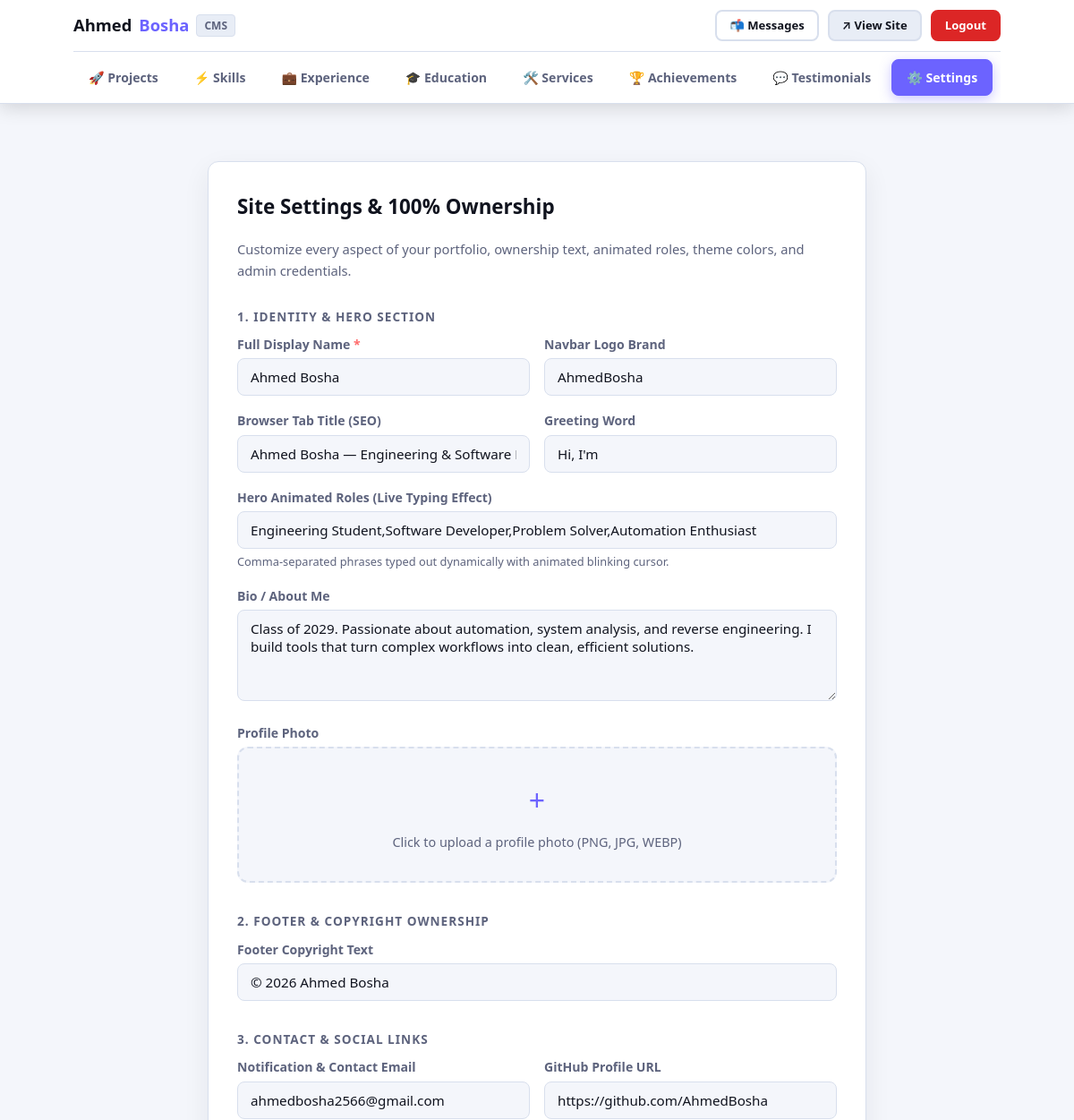
The app's page /admin/settings (signed in, upper part), older data.
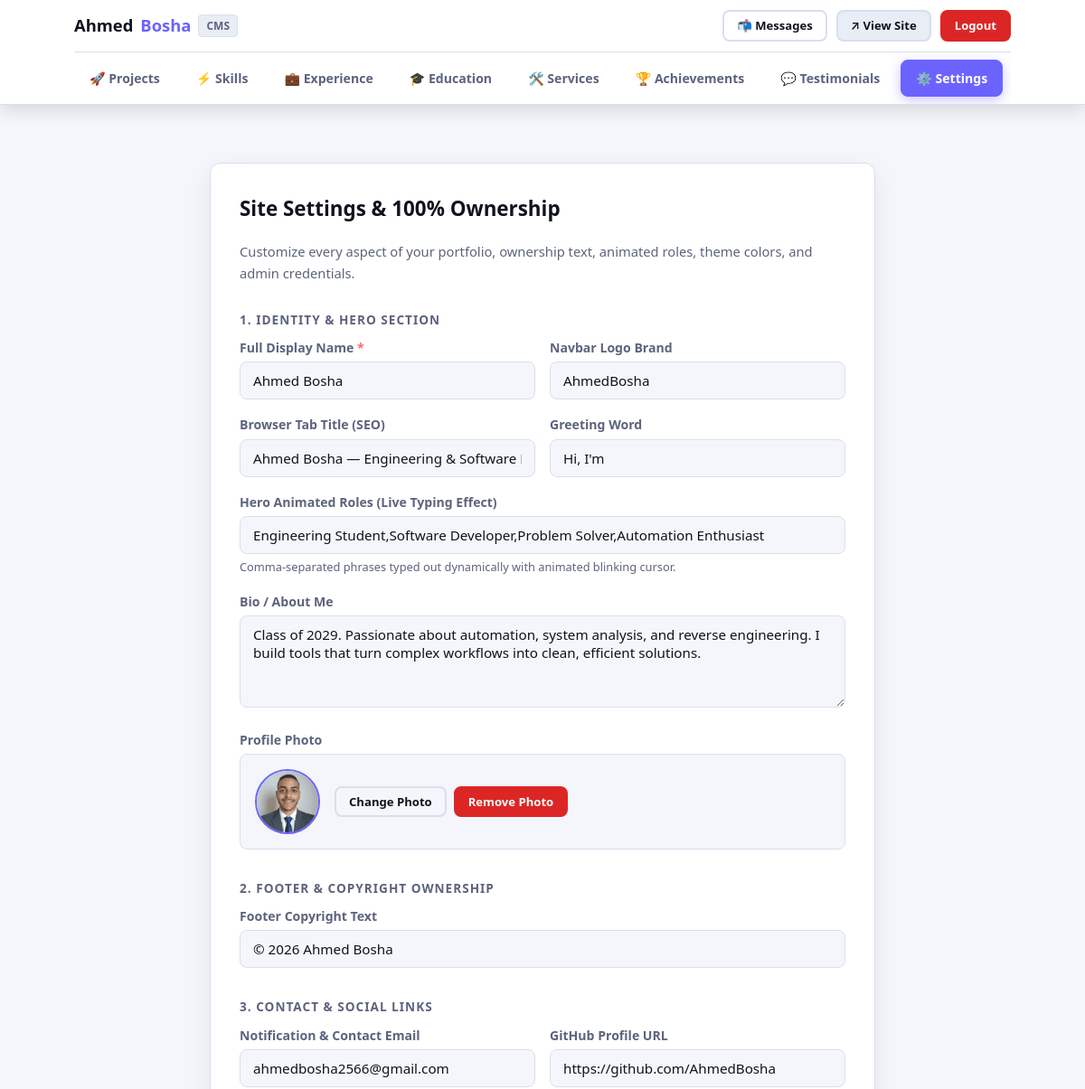
The same page, newer data.
### tables this page shows
CREATE TABLE site_settings (
            id              INTEGER PRIMARY KEY CHECK (id = 1),
            name            TEXT    DEFAULT 'Ahmed Bosha',
            greeting        TEXT    DEFAULT 'Hi, I''m',
            tagline         TEXT    DEFAULT 'Engineering Student & Software Developer',
            typing_texts    TEXT    DEFAULT 'Engineering Student,Software Developer,Problem Solver,Automation Enthusiast',
            bio             TEXT    DEFAULT 'Class of 2029. Passionate about automation, system analysis, and reverse engineering. I build tools that turn complex workflows into clean, efficient solutions.',
            profile_photo   TEXT,
            email           TEXT    DEFAULT 'ahmedbosha2566@gmail.com',
            github_url      TEXT    DEFAULT 'https://github.com/AhmedBosha',
            linkedin_url    TEXT,
            twitter_url     TEXT,
            resume_url      TEXT,
            color_primary   TEXT    DEFAULT '#6c63ff',
            color_accent    TEXT    DEFAULT '#ff6b6b',
            color_bg        TEXT    DEFAULT '#0c0c12',
            color_surface   TEXT    DEFAULT '#161622',
            color_text      TEXT    DEFAULT '#f0f0f8'
        , logo_text TEXT DEFAULT 'AhmedBosha', site_title TEXT DEFAULT 'Ahmed Bosha — Engineering & Software Portfolio', footer_text TEXT DEFAULT '© 2026 Ahmed Bosha', admin_user TEXT DEFAULT 'admin', admin_pass_hash TEXT);

### app.py (the view, shortened to what this page needs)
@app.route("/admin/settings", methods=["GET", "POST"])
@login_required
def admin_settings():
    db = get_db()
    settings = get_settings(db)
    return render_template("admin/settings.html", settings=get_settings(db))

### app.py (called while the page is built)
def get_db():
    if "db" not in g:
        g.db = sqlite3.connect(DATABASE)
        g.db.row_factory = sqlite3.Row
        g.db.execute("PRAGMA foreign_keys = ON")
    return g.db

def get_settings(db=None):
    if db is None:
        db = get_db()
    return db.execute("SELECT * FROM site_settings WHERE id = 1").fetchone()

@app.context_processor
def inject_globals():
    try:
        settings = get_settings()
        unread = get_db().execute(
            "SELECT COUNT(*) FROM messages WHERE is_read = 0"
        ).fetchone()[0]
    except Exception:
        settings = None
        unread = 0
    return dict(settings=settings, unread_count=unread)

def login_required(view):
    @functools.wraps(view)
    def wrapped(**kwargs):
        if not session.get("admin_logged_in"):
            flash("Please log in to access the dashboard.", "warning")
            return redirect(url_for("admin_login"))
        return view(**kwargs)
    return wrapped

### templates/admin/settings.html (shortened to what the changed rows need)
{% extends "base.html" %}
{% block body %}
{% set active_tab = 'settings' %}
<main class="admin-main">
    <div class="container" style="max-width:800px;">
        <div class="form-card">
            <h2 class="form-card__title">Site Settings &amp; 100% Ownership</h2>
            <form method="POST" action="{{ url_for('admin_settings') }}" enctype="multipart/form-data">
                <div class="form-row">
                    <div class="form-group">
                        <label class="form-label" for="name">Full Display Name <span class="required">*</span></label>
                        <input class="form-input" type="text" id="name" name="name"
                               value="{{ settings.name or '' }}" placeholder="e.g. Ahmed Bosha" required>
                    </div>
                    <div class="form-group">
                        <label class="form-label" for="logo_text">Navbar Logo Brand</label>
                        <input class="form-input" type="text" id="logo_text" name="logo_text"
                               value="{{ settings.logo_text or '' }}" placeholder="e.g. AhmedBosha">
                    </div>
                </div>
                <div class="form-row">
                    <div class="form-group">
                        <label class="form-label" for="site_title">Browser Tab Title (SEO)</label>
                        <input class="form-input" type="text" id="site_title" name="site_title"
                               value="{{ settings.site_title or '' }}" placeholder="e.g. Ahmed Bosha — Engineering &amp; Software Portfolio">
                    </div>
                    <div class="form-group">
                        <label class="form-label" for="greeting">Greeting Word</label>
                        <input class="form-input" type="text" id="greeting" name="greeting"
                               value="{{ settings.greeting or '' }}" placeholder="e.g. Hi, I'm / Welcome, I'm">
                    </div>
                </div>
                <div class="form-group">
                    <label class="form-label" for="typing_texts">Hero Animated Roles (Live Typing Effect)</label>
                    <input class="form-input" type="text" id="typing_texts" name="typing_texts"
                           value="{{ settings.typing_texts or '' }}"
                           placeholder="Engineering Student,Software Developer,Problem Solver,Automation Enthusiast">
                    <p class="form-hint">Comma-separated phrases typed out dynamically with animated blinking cursor.</p>
                </div>
                <div class="form-group">
                    <label class="form-label" for="bio">Bio / About Me</label>
                    <textarea class="form-input form-textarea" id="bio" name="bio" rows="4"
                              placeholder="Tell visitors and recruiters about your engineering journey...">{{ settings.bio or '' }}</textarea>
                </div>
                <div class="form-group">
                    {% if settings.profile_photo %}
                    <div class="photo-preview">
                        <img src="{{ url_for('static', filename='uploads/' + settings.profile_photo) }}"
                             alt="Current profile photo" class="photo-preview__img">
                        <div class="photo-preview__actions">
                            <label class="btn btn--sm btn--outline" for="profile_photo">Change Photo</label>
                            <label class="btn btn--sm btn--danger">
                                Remove Photo
                            </label>
                        </div>
                    </div>
                    {% else %}
                    <label class="photo-upload__label" for="profile_photo">
                        <span class="photo-upload__icon">+</span>
                        <span class="photo-upload__text">Click to upload a profile photo (PNG, JPG, WEBP)</span>
                    </label>
                    {% endif %}
                </div>
                <div class="form-group">
                    <label class="form-label" for="footer_text">Footer Copyright Text</label>
                    <input class="form-input" type="text" id="footer_text" name="footer_text"
                           value="{{ settings.footer_text or '© 2026 Ahmed Bosha' }}"
                           placeholder="e.g. © 2026 Ahmed Bosha">
                </div>
                <div class="form-row">
                    <div class="form-group">
                        <label class="form-label" for="email">Notification &amp; Contact Email</label>
                        <input class="form-input" type="email" id="email" name="email"
                               value="{{ settings.email or '' }}" placeholder="you@example.com">
                    </div>
                    <div class="form-group">
                        <label class="form-label" for="github_url">GitHub Profile URL</label>
                        <input class="form-input" type="url" id="github_url" name="github_url"
                               value="{{ settings.github_url or '' }}" placeholder="https://github.com/username">
                    </div>
                </div>
            </form>
        </div>
    </div>
</main>
{% endblock %}

Row changes from the older to the newer data that the page shows:
changed site_settings "Ahmed Bosha": profile_photo empty → "profile_013e2965.png" (drawn); profile_photo: picture added
Text that changed along with them:
text no longer shown: "+ Click to upload a profile photo (PNG, JPG, WEBP)"
text now shown: "Change Photo Remove Photo"
